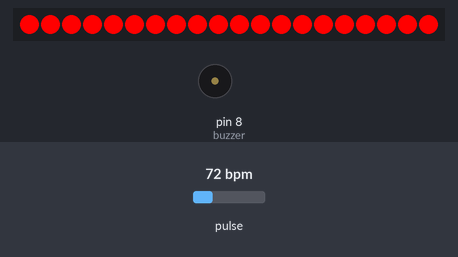
The sketch below on a simulated Arduino Uno, built with avr-gcc and run on an emulated ATmega328P. Shown: 20 RGB LEDs in strip order, left to right, buzzer (waves = sounding). Inputs (shaded band) come from the test bench; at power-on: pulse 72 bpm.

Above: at 1.4 s.
1.5 s: pulse set to 42 bpm
At 2.1 s:
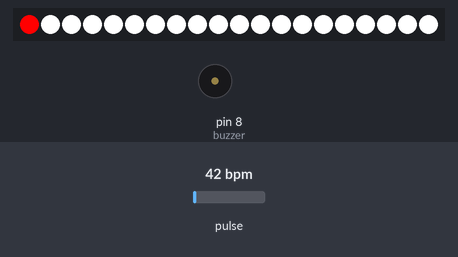
4.0 s: pulse set to 70 bpm
At 5.29 s:
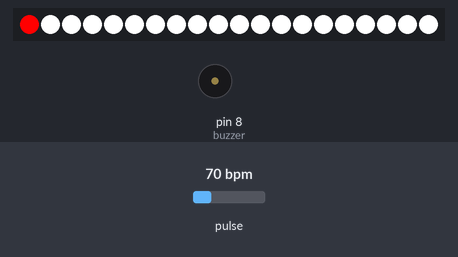
6.9 s: pulse set to 100 bpm
At 7.92 s:
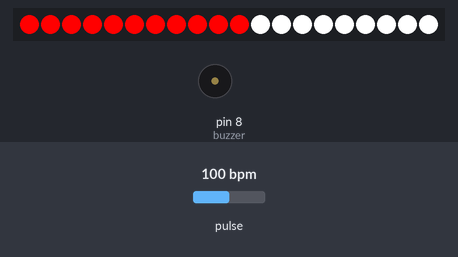
Timing chart, 0 to 14.9 s (numbered marks = the images above; inputs shaded):
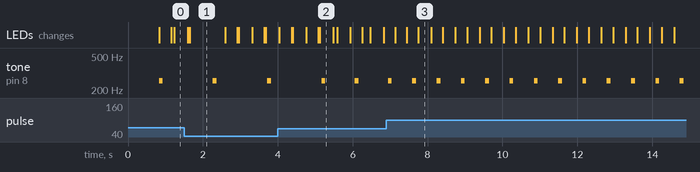

Measured:
- after the input at 1.5 s, tone on pin 8 (buzzer): alternates 256 Hz for 0.10 s and silent for 1.3 s, starting after 0.77 s
- after the input at 4.0 s, tone on pin 8 (buzzer): silent → 256 Hz after 2.1 s, → silent 0.10 s later
- after the input at 6.9 s, tone on pin 8 (buzzer): alternates 256 Hz for 0.10 s and silent for 0.55 s, starting after 0.70 s
- what the display in image 1 shows lasts 0.9 s, from 1.7 s to 2.6 s

The sketch:

HeartbeatProject.ino
```cpp
#define USE_ARDUINO_INTERRUPTS true
#include <PulseSensorPlayground.h>
#include <Adafruit_NeoPixel.h>

const int PulseWire=0;
int pin=4;
int ledes=20;
int Signal;
int Threshold=520;
int buzzer=8;
int bpm;

PulseSensorPlayground pulseSensor;
Adafruit_NeoPixel faixa(ledes, pin, NEO_GRB+NEO_KHZ800);

void setup(){
  faixa.begin();
  pulseSensor.analogInput(PulseWire);
  pulseSensor.setThreshold(Threshold);
  pulseSensor.begin();
  pinMode(buzzer,OUTPUT);
}

void loop(){
  bpm = pulseSensor.getBeatsPerMinute();
  if(pulseSensor.sawStartOfBeat()){
    faixaLiga();
    faixaDesliga();
  }
  if(bpm<20){morreu();}
  delay(10);
}


void faixaLiga(){
  tone(buzzer,256, 100);
  for (int i=0; i<ledes; i++){
    faixa.setPixelColor(i, faixa.Color(255, 0, 0));
    faixa.show();
    delay(1500/bpm);
  }
  noTone(buzzer);
}
void faixaDesliga(){
  for (int i=ledes; i>0; i--){
    faixa.setPixelColor(i, faixa.Color(255, 255, 255));
    faixa.show();
    delay(1500/bpm);
  }
}
void morreu(){
  tone(buzzer,256);
  faixa.setPixelColor(0, faixa.Color(255, 0, 0));
  faixa.show();
  for (int i=0; i<256; i++){
    faixa.setPixelColor(0, faixa.Color(255, i, i));
    faixa.show();
    delay(5);
  }
  faixa.clear();
  noTone(buzzer);
}
```
